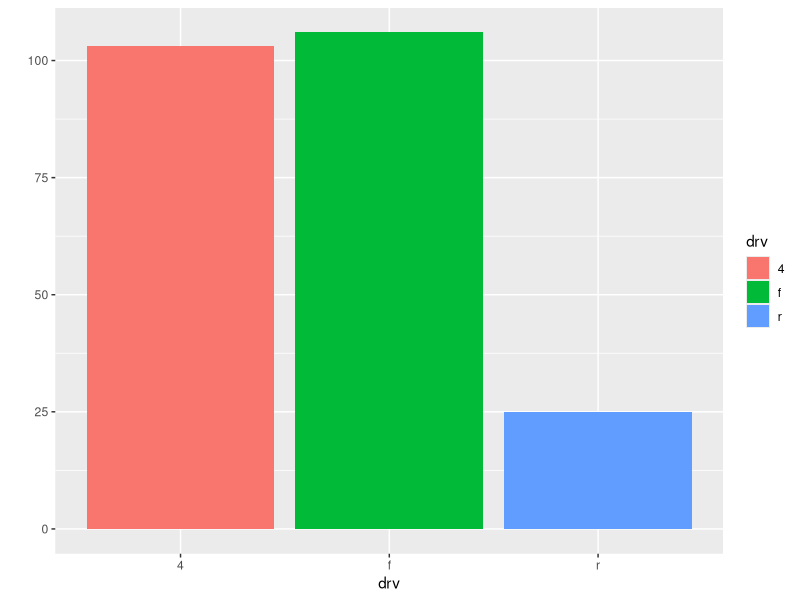
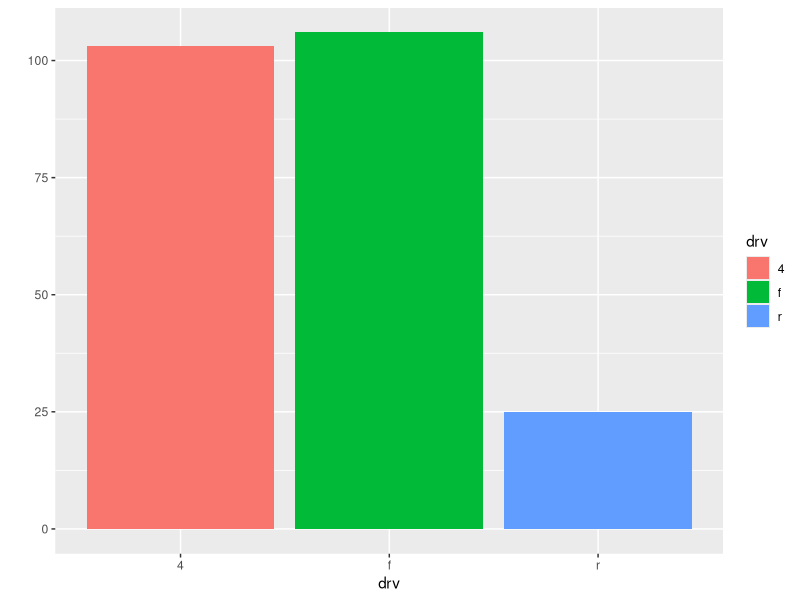

These charts were generated, in order, by the following R code:
## ---- chunk 1
summary(cars)
## ---- chunk 2
library(ggplot2)
qplot(data = mpg, x = drv, fill = drv)
## ---- chunk 3
summary(cars)
 
library(ggplot2)
qplot(data = mpg, x = drv, fill = drv)
